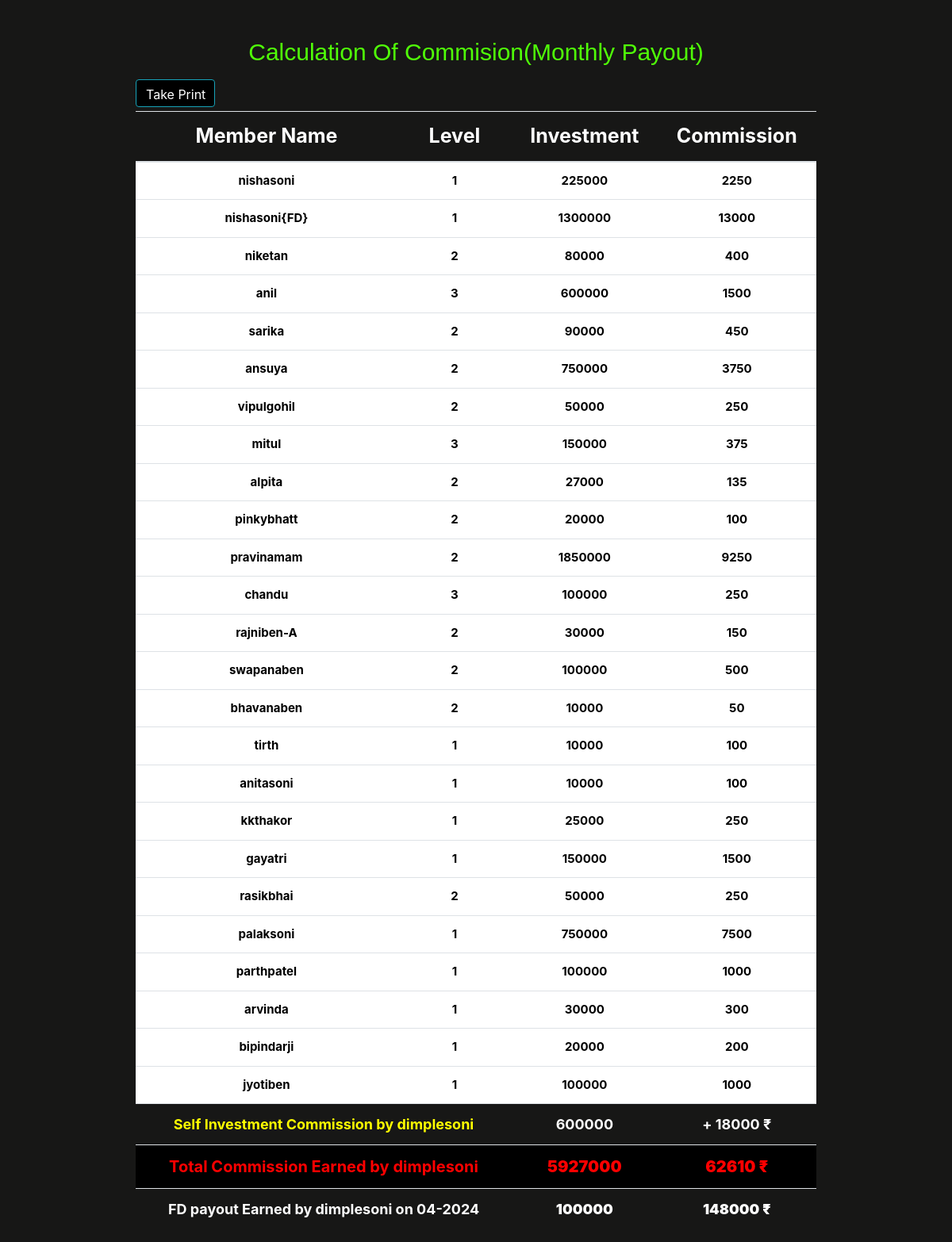
The page /commision.php?name=dimplesoni on the database its author committed.
### tables this page shows
CREATE TABLE `members` (
  `id` int(11) NOT NULL,
  `name` varchar(255) DEFAULT NULL,
  `upline` varchar(255) DEFAULT NULL,
  `amount` float NOT NULL,
  `fd` int(25) NOT NULL,
  `date` datetime NOT NULL DEFAULT current_timestamp(),
  `date1` datetime DEFAULT NULL
);

### commision.php (the view, shortened to what this page needs)
<!DOCTYPE html>
<html lang="en">
<head>
</head>
<link rel="stylesheet" href="//cdn.datatables.net/1.11.5/css/jquery.dataTables.min.css">
<link rel="stylesheet" href="https://use.fontawesome.com/releases/v5.8.2/css/all.css">
<link rel="stylesheet" href="https://maxcdn.bootstrapcdn.com/bootstrap/4.0.0/css/bootstrap.min.css">
<body class="back" style="background-color:#171716;">
    <main class="container mt-5">
        <div class="container" style="width:80%;">
            <div class="table-responsive" style="overflow-x: hidden;">
                <div class="form-container">
                    <h1 class="text-center" style="color:#50ff08; font-family: Algerian, sans-serif;font-size:30px;">Calculation Of Commision(Monthly Payout)</h1><br>
                    <?php
                        $upline = '';
                        if ($_SERVER['REQUEST_METHOD'] === 'POST') {
                            if (isset($_POST['upline'])) {
                                $upline = $_POST['upline'];
                            }
                        } elseif (isset($_GET['name'])) {
                            $upline = $_GET['name'];
                        }
                            $conn = mysqli_connect("localhost", "root", "", "mlm");
                            try {
                                $query = "SELECT * FROM members WHERE name = '$upline'";
                                $result = mysqli_query($conn, $query);
                                if (mysqli_num_rows($result) > 0) {
                                    while($row = mysqli_fetch_assoc($result)) {
                                        $investment = $row["amount"];
                                    }
                                } else {
                                    throw new Exception("No investment found for " . $upline);
                                }
                            }
                            catch (Exception $e) {
                            }
                    ?>
                                <a href="#" onclick="window.print()" class="btn btn-info" style="margin-right:1000px;margin-top:-25px;width:100px;height:35px;
                                color:white;background-color:black;"><i class="material-icons"><!&#xE24D;></i> <span>
                                Take Print</span></a>
                        </div>
                                <table  id='NoOrder' class='table table-striped text-center'  style='font-size:20px;' >
                                    <thead>
                                        <tr style="font-size:25px;color:white;background-color:#171716;">
                                            <th>Member Name</th>
                                            <th>Level</th>
                                            <th>Investment</th>
                                            <th>Commission</th>
                                        </tr>
                                    </thead>
                                    <tbody>
                                <?php
                                if (isset($_GET['name'])) {
                                    $upline = $_GET['name'];
                                }
                                else if ($_SERVER['REQUEST_METHOD'] === 'POST') {
                                    $upline = $_POST['upline'];
                                }
                                    $conn = mysqli_connect("localhost", "root", "", "mlm");
                                    try {
                                        $query = "SELECT *, COALESCE(fd, '') AS fd FROM members WHERE name = '$upline'";
                                        $result = mysqli_query($conn, $query);
                                        if (mysqli_num_rows($result) > 0) {
                                            while ($row = mysqli_fetch_assoc($result)) {
                                                $investment = $row["amount"];
                                                $neel = $row["fd"];
                                                $kalp = $row["date1"];
                                            }
                                        } else {
                                            throw new Exception("No investment found for " . $upline);
                                        }
                                        $total_commission = getDownlinesCommission($upline, $conn, 0, $investment);
                                        $final_total = ($investment * 0.03) + $total_commission;
                                        $own = ($investment * 0.03);
                                        $total_investment = getTotalInvestment($upline, $conn, 0, $investment);
                                        $totalInvestment = $investment + $total_investment;
                                        echo "<tr style='font-size:18px;color:yellow;background-color:#171716;'>";
                                        echo "<td colspan='2'><strong>Self Investment Commission by $upline</strong></td>";
                                        echo "<td colspan='1'><strong><span style='color:white;'>$investment</span></strong></td>";
                                        echo "<td colspan='1'><strong><span style='color:white;'>+ $own ₹</span></strong></td>";
                                        echo "</tr>";
                                        echo "<tr style='font-size:20px;background-color:black;color:red;'>";
                                        echo "<td colspan='2'><strong>Total Commission Earned by $upline</td>";
                                        echo "<td colspan='1' style='font-size:20px;font-weight:bold;'><strong>$totalInvestment</strong></td>";
                                        echo "<td colspan='1' style='font-size:20px;font-weight:bold;'><strong>$final_total ₹</strong></td>";
                                        echo "</tr>";
                                        if ($neel > 0) {
                                            $fdInvestment = $neel;
                                            $fdtotal = ($fdInvestment * 0.04)*12+$fdInvestment;
                                            $fd_date = $kalp;
                                            $fd_date = date('m-Y', strtotime('+1 year', strtotime($fd_date)));
                                            echo "<tr style='font-size:18px;color:white;background-color:#171716;'>";
                                            echo "<td colspan='2'><strong>FD payout Earned by $upline on $fd_date</strong></td>";
                                            echo "<td colspan='1' style='font-size:18px;font-weight:bold;'><strong>$fdInvestment</strong></td>";
                                            echo "<td colspan='1' style='font-size:18px;font-weight:bold;'><strong>$fdtotal ₹</strong></td>";
                                            echo "</tr>";
                                        }
                                    ?>
                                    </tbody>
                                </table>
                            <?php
                            } catch (Exception $e) {
                                echo "<div class='error'>" . $e->getMessage() . "</div>";
                            }
                            ?>
                        <?php
                            function  getTotalInvestment($upline, $conn, $level, $investment) {
                                $query = "SELECT * FROM members WHERE upline = '$upline'";
                                $result = mysqli_query($conn, $query);
                                if (mysqli_num_rows($result) > 0) {
                                    $sum = 0;
                                    while($row = mysqli_fetch_assoc($result)) {
                                        $amount = $row["amount"];
                                        $sum += $amount + getTotalInvestment($row["name"], $conn, $level + 1, $investment);
                                    }
                                    return $sum ;
                                } else {
                                    return 0;
                                }
                            }
                        ?>
                        <?php
                        function getDownlinesCommission($upline, $conn, $level, $investment) {
                            $query = "SELECT * FROM members WHERE upline = '$upline'";
                            $result = mysqli_query($conn, $query);
                            if (mysqli_num_rows($result) > 0) {
                                $commission = 0;
                                while($row = mysqli_fetch_assoc($result)) {
                                    $amount = $row["amount"];
                                    $fd = $row["fd"];
                                    if ($level == 0) {
                                        $level_commission = 0.01 * $amount;
                                        $level_commission1 = 0.01 * $fd;
                                    } else if ($level == 1) {
                                        $level_commission = 0.005 * $amount;
                                        $level_commission1 = 0.005 * $fd;
                                    } else {
                                        $level_commission = 0.0025 * $amount;
                                        $level_commission1 = 0.0025 * $fd;
                                    }
                                    if($level_commission1>0){
                                        echo "<tr style='font-size:15px;color:black;font-weight:bold;background-color:white;'><td>" . $row["name"] . "</td><td>" . $level+1 . "</td> <td>" . $row["amount"] . "</td><td>" . $level_commission . "</td></tr>";
                                        echo "<tr style='font-size:15px;color:black;font-weight:bold;background-color:white;'><td>" . $row["name"] . "{FD}</td><td>" . $level+1 . "</td> <td>" . $row["fd"] . "</td><td>" . $level_commission1 . "</td></tr>";
                                    }else{
                                        echo "<tr style='font-size:15px;color:black;font-weight:bold;background-color:white;'><td>" . $row["name"] . "</td><td>" . $level+1 . "</td> <td>" . $row["amount"] . "</td><td>" . $level_commission . "</td></tr>";
                                    }
                                    $commission +=  $level_commission1 + $level_commission + getDownlinesCommission($row["name"], $conn, $level + 1, $investment);
                                }
                                return $commission ;
                            } else {
                                return 0;
                            }
                        }
                        ?>
                    </div>
                </div>
        </main>
    </body>
</html>

### commision.php (style rules this page uses)
.back { background-size: cover; background-position: center center; background-repeat: no-repeat; background-color:#171716; }

### rows shown on the page
members: name "nishasoni", amount "225000", amount "2250", fd "1300000", fd "13000"
members: name "niketan", level "2", amount "80000", amount "400"
members: name "anil", level "3", amount "600000", amount "1500", amount "5927000"
members: name "sarika", level "2", amount "90000", amount "450"
members: name "ansuya", level "2", amount "750000", amount "3750"
members: name "vipulgohil", level "2", amount "50000", amount "250"
members: name "mitul", level "3", amount "150000", amount "375"
members: name "alpita", level "2", amount "27000", amount "135"
members: name "pinkybhatt", level "2", amount "20000", amount "100"
members: name "pravinamam", level "2", amount "1850000", amount "9250"
members: name "chandu", level "3", amount "100000", amount "250"
members: name "rajniben-A", level "2", amount "30000", amount "150"
members: name "swapanaben", level "2", amount "100000", amount "500"
members: name "bhavanaben", level "2", amount "10000", amount "50"
members: name "tirth", level "1", amount "10000", amount "100"
members: name "anitasoni", level "1", amount "10000", amount "100"
members: name "kkthakor", level "1", amount "25000", amount "250"
members: name "gayatri", level "1", amount "150000", amount "1500"
members: name "rasikbhai", level "2", amount "50000", amount "250"
members: name "palaksoni", level "1", amount "750000", amount "7500"
members: name "parthpatel", level "1", amount "100000", amount "1000"
members: name "arvinda", level "1", amount "30000", amount "300"
members: name "bipindarji", level "1", amount "20000", amount "200"
members: name "jyotiben", level "1", amount "100000", amount "1000"
members: amount "18000", amount "62610", date1 "04-2024"

### other values the page prints
$upline "dimplesoni"
$fdInvestment "100000"
$fdtotal "148000"
